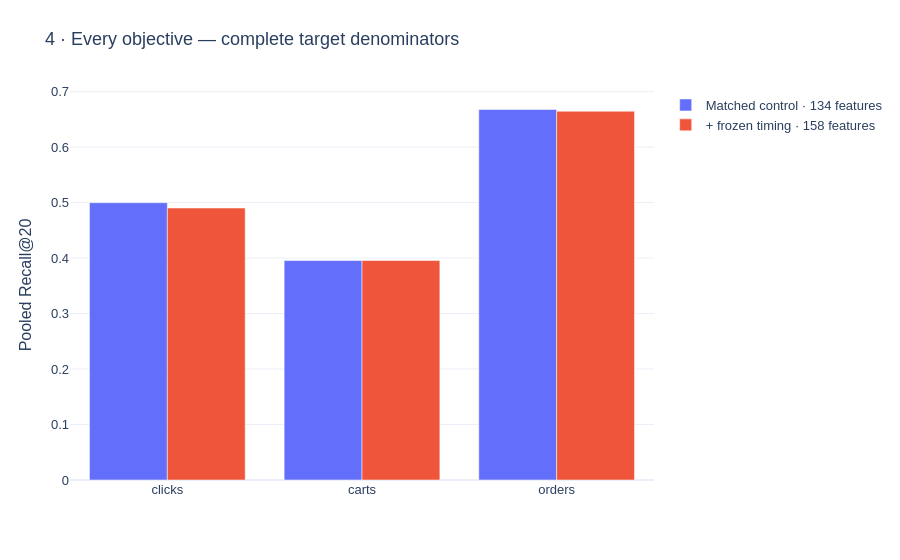

Here is the notebook cell this chart was saved with:
### Markdown cell above
## Click/cart/order performance

### Code cell
notebook_view.show_chart(4)

### Figure 1 — Plotly figure (JSON) as saved in the notebook; plotly's stock layout.template omitted (floating-point values rounded to 4 significant figures)
{"data": [{"name": "Matched control · 134 features", "type": "bar", "x": ["clicks", "carts", "orders"], "y": [0.4997, 0.3955, 0.6677]}, {"name": "+ frozen timing · 158 features", "type": "bar", "x": ["clicks", "carts", "orders"], "y": [0.4901, 0.3955, 0.6646]}], "layout": {"barmode": "group", "font": {"family": "Arial", "size": 13}, "margin": {"b": 80, "l": 70, "r": 35, "t": 90}, "title": {"text": "4 · Every objective — complete target denominators"}, "yaxis": {"title": {"text": "Pooled Recall@20"}}}}
